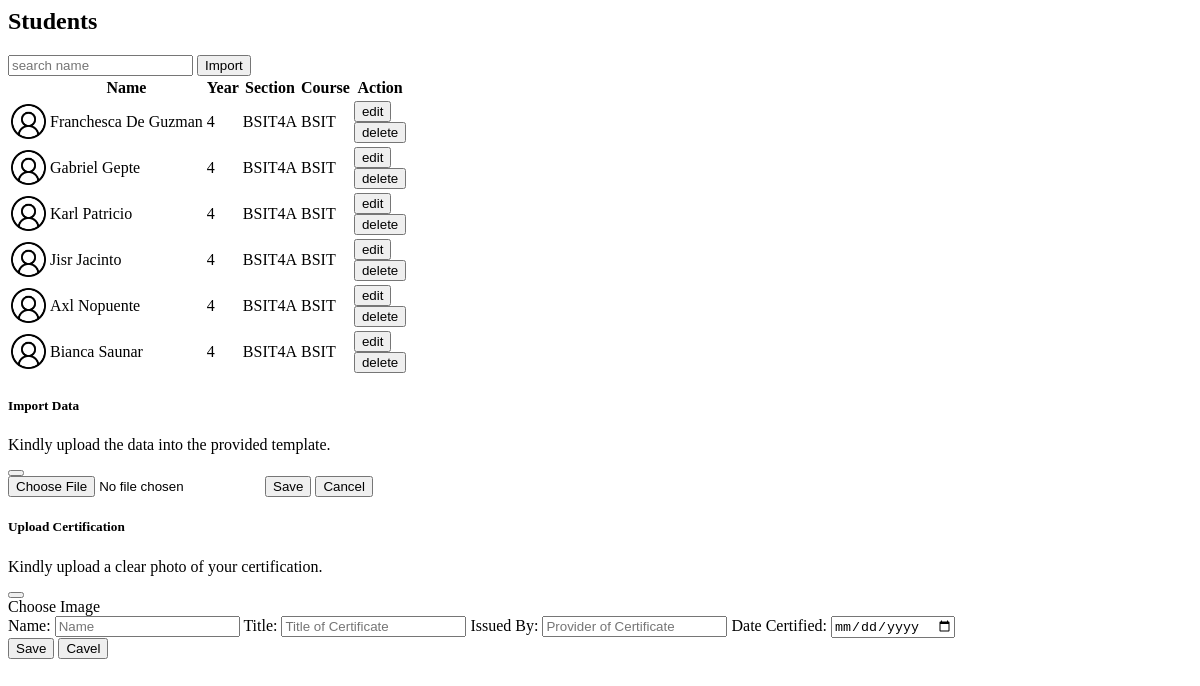
/superadmin/superadmin-students.php, run on an earlier commit of the app's database.
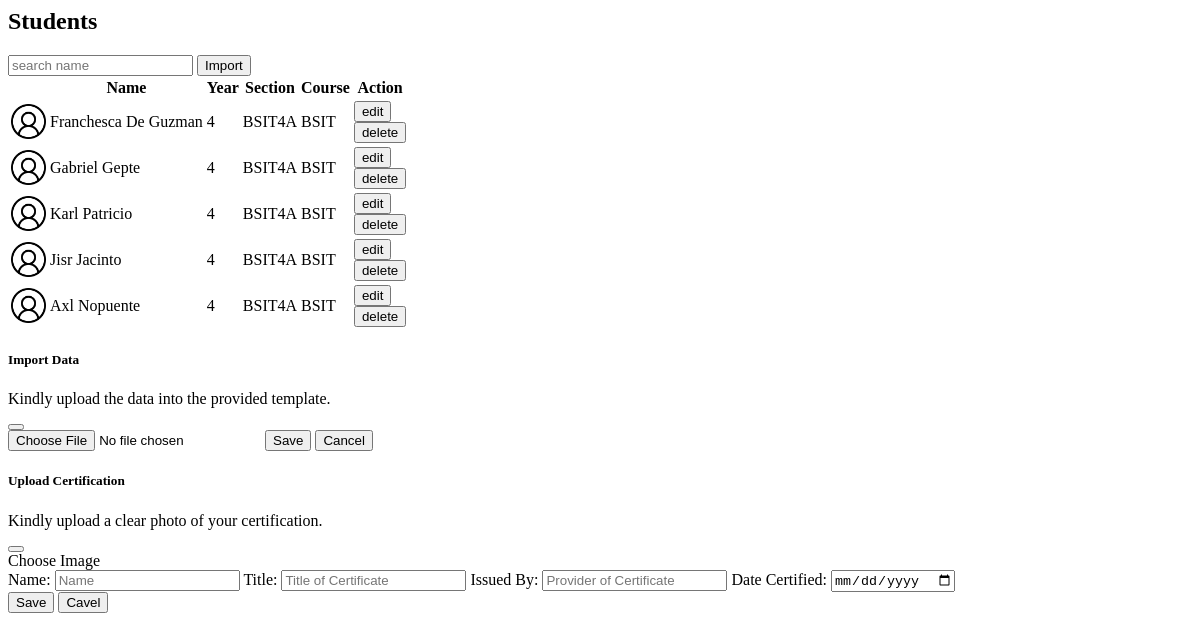
And on a later commit of the database.
### tables this page shows
CREATE TABLE `student` (
  `student_id` int(50) NOT NULL,
  `year_level` int(11) NOT NULL,
  `course` varchar(150) NOT NULL,
  `section` varchar(50) NOT NULL,
  `data` longtext NOT NULL CHECK (json_valid(`data`)),
  `user_id` int(11) NOT NULL
);

CREATE TABLE `users` (
  `user_id` int(11) NOT NULL,
  `username` varchar(50) NOT NULL,
  `password` varchar(150) NOT NULL,
  `firstname` varchar(150) NOT NULL,
  `lastname` varchar(150) NOT NULL,
  `email` varchar(150) NOT NULL,
  `phone` varchar(150) NOT NULL,
  `role` varchar(50) NOT NULL,
  `photo` longblob DEFAULT NULL
);

### shared/shared-functions.php (called while the page is built, shortened)
    <?php
function studentData(){
    $conn = connection();
    $sql = "SELECT s.user_id, s.student_id, s.year_level, s.course, s.section, u.firstname, u.lastname
    FROM
    student s
    LEFT JOIN
    users u on u.user_id = s.user_id";
    $result = $conn->query($sql);
    return $result;
}
?>

### superadmin/superadmin-students.php (the view, shortened to what this page needs)
<?php
include_once $_SERVER['DOCUMENT_ROOT'] . '/capstone2/shared/shared-functions.php';
?>
<main class="d-flex w-100">
  <section class="page-container w-100">
        <header class="page-title flex-start">
            <h2>Students</h2>
        </header>
        <section class="flex-center flex-wrap w-100">
            <input type="text" placeholder="search name" id="txtbx_search"  onkeyup="filterTable()" class="searchbox rounded-pill">
            <button class="rounded custom-btn" data-bs-toggle="modal" data-bs-target="#importstudent">Import</button>
        </section>
        <section class="flex-center">
            <table class="user-table" id="studentTable">
                <thead>
                    <tr>
                        <th></th>
                        <th>Name</th>
                        <th>Year</th>
                        <th>Section</th>
                        <th>Course</th>
                        <th>Action</th>
                    </tr>
                </thead>
                <tbody>
                    <?php
                    $studentList = studentData();
                    while($row = $studentList->fetch_assoc()){
                        ?>
                        <tr class="table-row" id="<?= $row['user_id']?>">
                        <td class="text-end">
                            <a href="./index.php?page=user&id=<?= $row['user_id']?>">
                                <img src="../assets/images/user.jpg" alt="" class="user-profile" width="35px">
                            </a>
                        </td>
                        <td><?= $row['firstname'] . ' '. $row['lastname']?></td>
                        <td><?= $row['year_level']?></td>
                        <td><?= $row['section']?></td>
                        <td><?= $row['course']?></td>
                        <td>
                            <div class="row">
                                <div class="col-6">
                                <a href="./index.php?page=user&id=<?= $row['user_id']?>">
                                    <button class="btn btn-warning">edit</button>
                                </a>
                                </div>
                                <div class="col-6">
                                    <button class="delete-user btn btn-danger" value="<?= $row['user_id']?>">delete</button>
                                </div>
                            </div>
                        </td>
                    </tr>
                        <?php
                    }
                    ?>
                </tbody>
            </table>
        </section>
    </section>
<?php
include '../shared/modals.php';
?>

What changed in the data, as far as the page shows it:
removed student: user.firstname "Bianca", user.lastname "Saunar", year_level "4", section "BSIT4A", course "BSIT"
